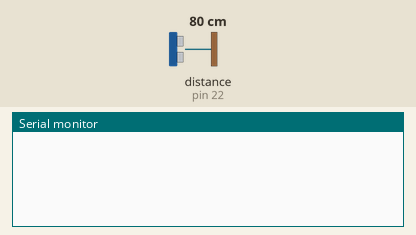
Simulated run of this sketch. Board: Arduino Mega 2560, built with avr-gcc and run on an emulated ATmega2560. Shown: the last lines printed to the serial monitor. Wiring (inferred from the names in the program): ultrasonic range finder: trigger pin 2; echo pin 22. The inputs (shaded band) are chosen by the test bench; at power-on: distance to the obstacle (sensor on pin 22) 80 cm. The echo pulse lasts 58.3 µs per cm. At 8.9 s the program stops and its outputs stay as they are.

Above: at 1.2 s.
1.3 s: distance to the obstacle (sensor on pin 22) set to 17 cm
2.8 s: distance to the obstacle (sensor on pin 22) set to 14 cm
At 3.8 s:
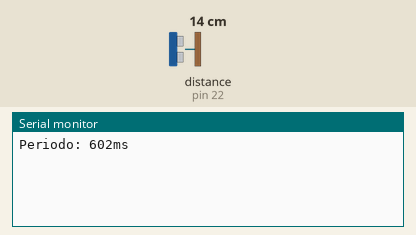
At 9.7 s:
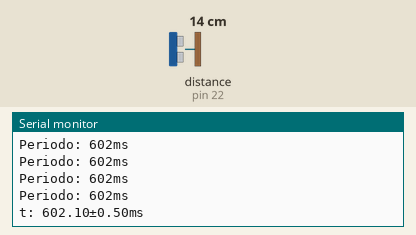

The sketch:

period_meter_of_a_pendulum.ino
```cpp
/*      pin:
 *       Vcc - 5V
 *       Gnd - Gnd
 *      Echo - 22
 *      Trig - 2
 *
 *      Misuratore utilizzabile solo in casi dove il periodo del pendolo è maggiore di 0,3s (300ms)
 */


#include <SPI.h>
#include <SD.h>
const int chipSelect = 53;
const int echoPin = 22;
const int trigPin = 2;
long duration;
int distance;
byte state;
float t10 [10];
int t10Row;
unsigned long prevTime;
unsigned long prevTime2;
unsigned long t;
float errore;
float tbest;
float maxT;
float minT;

void setup() {
 pinMode(trigPin, OUTPUT);
 pinMode(echoPin, INPUT);
 Serial.begin(9600);
// if (!SD.begin(chipSelect)) {
//    Serial.println("Card failed, or not present");
//    while (1);
//  }
 state = 0;
 t10Row = 0;
}

void loop() {
 digitalWrite(trigPin, LOW);
 delayMicroseconds(2);
 digitalWrite(trigPin, HIGH);
 delayMicroseconds(10);
 digitalWrite(trigPin, LOW);
 duration = pulseIn(echoPin, HIGH);
 distance = duration * 0.034 / 2;
// Serial.print("Distance: ");
// Serial.print(distance);
// Serial.print("    state: ");
// Serial.print(state);
// Serial.print("    Time: ");
// Serial.println(t);

 if(distance < 15 && state == 0){
   prevTime = millis();
   state = 1;
 }else if(distance < 15 && state == 1 && (millis() - prevTime) > 300){
    state = 2;
    prevTime2 = millis();
 }else if(distance < 15 && state == 2 && (millis() - prevTime2) > 300){
    state = 0;
    t = millis() - prevTime;
    t10[t10Row] = t;
    t10Row++;
    Serial.print("Periodo: ");
    Serial.print(t);
    Serial.println("ms");
    t = 0;
    if(t10Row == 10){
      tbest= (t10[0] + t10[1] + t10[2] + t10[3] + t10[4] + t10[5] + t10[6] + t10[7] + t10[8] + t10[9]) / 10;
      maxT = t10[0];
      minT = t10[0];
      for(int i = 1; i < 10; i++){
        maxT = max(maxT, t10[i]);
        minT = min(minT, t10[i]);

//        if(t10[i] > maxT){
//          maxT = t10[i];}
//        if(t10[i] < minT){
//          minT = t10[i];}
      }
      errore = (maxT - minT)/2;
      Serial.print("t: ");
      Serial.print(tbest);
      Serial.print("±");
      Serial.print(errore);
      Serial.println("ms");
//      Serial.print("max t:");
//      Serial.print(maxT);
//      Serial.println("ms");
//      Serial.print("min t:");
//      Serial.print(minT);
//      Serial.println("ms");
      while(1);
    }


//    for(int i = 0; i < 10; i++){
//      Serial.println(t10[i]);
//    }
//    if(t10Row == 11){
//      File dataFile = SD.open("datalog.txt", FILE_WRITE);                                                 //stampiamo sulla schedina SD la temperatura, l'umidità e la pressione
//    if(dataFile){
//      for(int i = 0; i < 10; i++){
//        dataFile.println(t10[i]);
//      }
//      dataFile.close();
//    }else {
//      Serial.println("error opening datalog.txt");
//    }
//  }
    }
 }
```

Measured:
- the behaviour switches between 16 and 15 cm on distance to the obstacle (sensor on pin 22) (found by bisection; images 0 and 1)
- after the input at 2.8 s, the serial monitor: prints a new line after 0.60 s (image 1)
